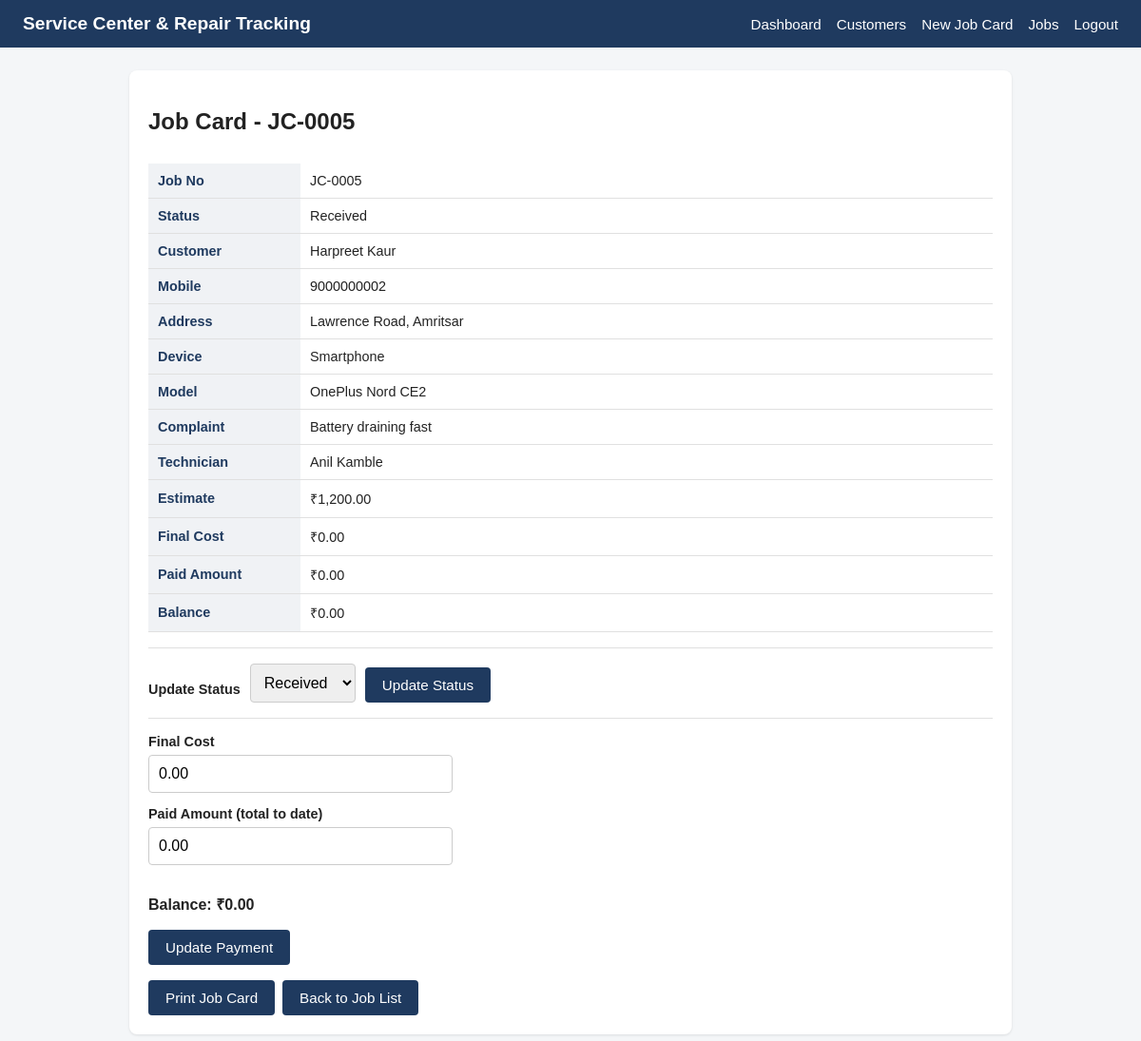
/job_details.php?id=5 (signed in), run on the app's committed database.
### tables this page shows
CREATE TABLE IF NOT EXISTS jobs (
    id INT AUTO_INCREMENT PRIMARY KEY,
    job_no VARCHAR(20) NOT NULL UNIQUE,
    customer_id INT NOT NULL,
    device_name VARCHAR(100) NOT NULL,
    model VARCHAR(100) NULL,
    complaint TEXT NULL,
    technician VARCHAR(100) NULL,
    estimate DECIMAL(10,2) NOT NULL DEFAULT 0,
    final_cost DECIMAL(10,2) NOT NULL DEFAULT 0,
    paid_amount DECIMAL(10,2) NOT NULL DEFAULT 0,
    status ENUM('Received','Checking','Repairing','Ready','Delivered') NOT NULL DEFAULT 'Received',
    CONSTRAINT fk_jobs_customer FOREIGN KEY (customer_id) REFERENCES customers(id)
);

CREATE TABLE IF NOT EXISTS customers (
    id INT AUTO_INCREMENT PRIMARY KEY,
    name VARCHAR(100) NOT NULL,
    mobile VARCHAR(20) NOT NULL,
    address VARCHAR(255) NULL
);

### job_details.php (the view, shortened to what this page needs)
<?php
require 'config/db.php';
$jobId = isset($_GET['id']) ? (int) $_GET['id'] : 0;
$statuses = ['Received', 'Checking', 'Repairing', 'Ready', 'Delivered'];
$paymentErrors = [];
$job   = null;
$error = '';
if ($jobId > 0) {
    $stmt = $pdo->prepare(
        'SELECT j.id, j.job_no, j.device_name, j.model, j.complaint, j.technician,
                j.estimate, j.final_cost, j.paid_amount, j.status,
                c.name AS customer_name, c.mobile AS customer_mobile, c.address AS customer_address
         FROM jobs j
         JOIN customers c ON c.id = j.customer_id
         WHERE j.id = ?'
    );
    $stmt->execute([$jobId]);
    $job = $stmt->fetch();
}
$balance = $job ? ($job['final_cost'] - $job['paid_amount']) : 0;
$finalValue = (!empty($paymentErrors) && $job) ? ($_POST['final_cost'] ?? '')  : ($job['final_cost'] ?? '');
$paidValue  = (!empty($paymentErrors) && $job) ? ($_POST['paid_amount'] ?? '') : ($job['paid_amount'] ?? '');
require 'includes/header.php';
?>
<div class="card">
    <?php if ($error): ?>
        <div class="error"><?= htmlspecialchars($error) ?></div>
        <a href="jobs.php" class="btn">Back to Job List</a>
    <?php else: ?>
        <h2>Job Card - <?= htmlspecialchars($job['job_no']) ?></h2>
        <div class="table-wrap">
        <table class="data-table detail-table">
            <tbody>
                <tr><th>Job No</th><td><?= htmlspecialchars($job['job_no']) ?></td></tr>
                <tr><th>Status</th><td><?= htmlspecialchars($job['status']) ?></td></tr>
                <tr><th>Customer</th><td><?= htmlspecialchars($job['customer_name']) ?></td></tr>
                <tr><th>Mobile</th><td><?= htmlspecialchars($job['customer_mobile']) ?></td></tr>
                <tr><th>Address</th><td><?= htmlspecialchars($job['customer_address'] ?? '') ?></td></tr>
                <tr><th>Device</th><td><?= htmlspecialchars($job['device_name']) ?></td></tr>
                <tr><th>Model</th><td><?= htmlspecialchars($job['model'] ?? '') ?></td></tr>
                <tr><th>Complaint</th><td><?= nl2br(htmlspecialchars($job['complaint'] ?? '')) ?></td></tr>
                <tr><th>Technician</th><td><?= htmlspecialchars($job['technician'] ?? '') ?></td></tr>
                <tr><th>Estimate</th><td>&#8377;<?= number_format((float) $job['estimate'], 2) ?></td></tr>
                <tr><th>Final Cost</th><td>&#8377;<?= number_format((float) $job['final_cost'], 2) ?></td></tr>
                <tr><th>Paid Amount</th><td>&#8377;<?= number_format((float) $job['paid_amount'], 2) ?></td></tr>
                <tr><th>Balance</th><td>&#8377;<?= number_format((float) $balance, 2) ?></td></tr>
            </tbody>
        </table>
        </div>
        <form method="post" action="job_details.php?id=<?= (int) $jobId ?>" id="statusForm" class="status-form">
            <label for="statusSelect">Update Status</label>
            <select name="status" id="statusSelect">
                <?php foreach ($statuses as $s): ?>
                    <option value="<?= htmlspecialchars($s) ?>" <?= $s === $job['status'] ? 'selected' : '' ?>><?= htmlspecialchars($s) ?></option>
                <?php endforeach; ?>
            </select>
            <button type="submit">Update Status</button>
        </form>
        <form method="post" action="job_details.php?id=<?= (int) $jobId ?>" id="paymentForm" class="payment-form">
            <label for="final_cost">Final Cost</label>
            <input type="number" step="0.01" min="0" name="final_cost" id="final_cost"
                   value="<?= htmlspecialchars((string) $finalValue) ?>" required>
            <label for="paid_amount">Paid Amount (total to date)</label>
            <input type="number" step="0.01" min="0" name="paid_amount" id="paid_amount"
                   value="<?= htmlspecialchars((string) $paidValue) ?>" required>
            <p><strong>Balance: &#8377;<span id="balanceDisplay"><?= number_format((float) $balance, 2) ?></span></strong></p>
            <button type="submit">Update Payment</button>
        </form>
        <div class="btn-row">
            <a href="print_job.php?id=<?= (int) $jobId ?>" class="btn" target="_blank">Print Job Card</a>
            <a href="jobs.php" class="btn">Back to Job List</a>
        </div>
    <?php endif; ?>
</div>
<?php require 'includes/footer.php'; ?>

### assets/css/style.css (style rules this page uses)
* { box-sizing: border-box; }
body { margin: 0; font-family: Arial, Helvetica, sans-serif; background: #f4f6f8; color: #222; }
.card { background: #fff; border-radius: 8px; padding: 20px; box-shadow: 0 1px 3px rgba(0,0,0,0.1); margin-bottom: 20px; }
label { display: block; margin-bottom: 6px; font-weight: bold; font-size: 0.9rem; }
input[type="text"], input[type="password"], input[type="number"], select, textarea { width: 100%; padding: 10px; margin-bottom: 14px; border: 1px solid #ccc; border-radius: 4px; font-size: 1rem; }
button, .btn { background: #1f3a5f; color: #fff; border: none; padding: 10px 18px; border-radius: 4px; cursor: pointer; font-size: 0.95rem; text-decoration: none; display: inline-block; }
.data-table { width: 100%; border-collapse: collapse; margin-top: 10px; }
.data-table th, .data-table td { text-align: left; padding: 10px; border-bottom: 1px solid #e0e0e0; font-size: 0.9rem; }
.data-table th { background: #f0f2f5; color: #1f3a5f; }
.data-table td { vertical-align: top; overflow-wrap: break-word; }
.table-wrap { overflow-x: auto; -webkit-overflow-scrolling: touch; }
.detail-table { table-layout: fixed; }
.detail-table th { width: 160px; }
.detail-table td { overflow-wrap: anywhere; }
.status-form { display: flex; align-items: flex-end; gap: 10px; margin-top: 16px; padding-top: 16px; border-top: 1px solid #e0e0e0; }
.status-form label { margin-bottom: 6px; }
.status-form select { width: auto; margin-bottom: 0; }
.form-actions, .btn-row { display: flex; flex-wrap: wrap; gap: 8px; }
.btn-row { margin-top: 16px; }
.payment-form { margin-top: 16px; padding-top: 16px; border-top: 1px solid #e0e0e0; }
.payment-form input[type="number"] { max-width: 320px; }

### data on the page
jobs: job_no "JC-0005", status "Received", customer.name "Harpreet Kaur", customer.mobile "9000000002", customer.address "Lawrence Road, Amritsar", device_name "Smartphone", model "OnePlus Nord CE2", complaint "Battery draining fast", technician "Anil Kamble", estimate "1,200.00", final_cost "0.00", paid_amount "0.00"
